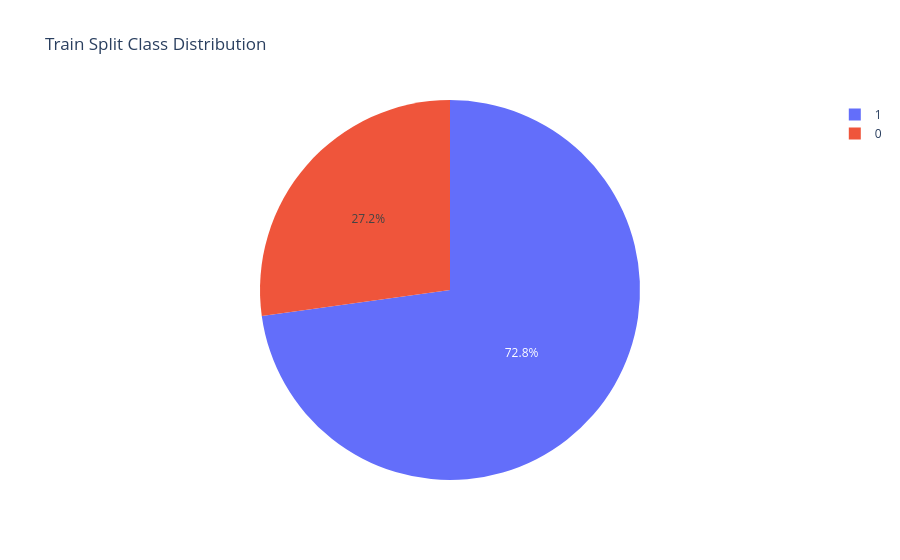

Source (notebook cell):
### Code cell
train_counts = (
    train_df.group_by("label")
    .len()
    .with_columns(
        (pl.col("len") / train_df.height).alias("proportion")
    )
)
fig = px.pie(
    train_counts,
    names="label",
    values="proportion",
    title="Train Split Class Distribution"
)
fig.show()

### Figure 1 — Plotly figure (JSON) as saved in the notebook; plotly's stock layout.template omitted (floating-point values rounded to 4 significant figures)
{"data": [{"domain": {"x": [0, 1], "y": [0, 1]}, "hovertemplate": "label=%{label}<br>proportion=%{value}<extra></extra>", "labels": [0, 1], "legendgroup": "", "name": "", "showlegend": true, "type": "pie", "values": [0.2718, 0.7282]}], "layout": {"legend": {"tracegroupgap": 0}, "title": {"text": "Train Split Class Distribution"}}}
